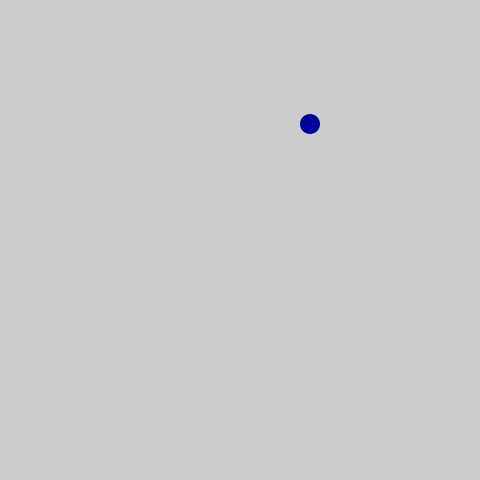
Frame 1 (no input)
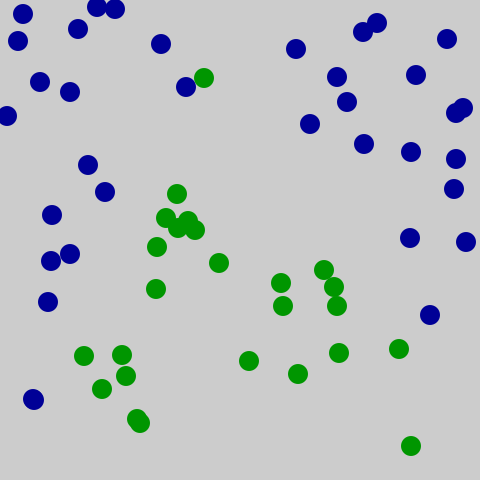
Frame 60 (the mouse pressed at the canvas centre just before this capture)
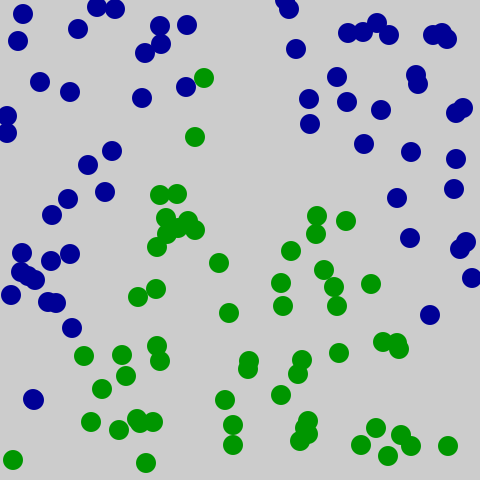
Frame 120 (the mouse held since frame 60 and released just before this capture)

The Processing sketch that drew these frames (run headless with seeded random() and noise(); from frame 60 on, the mouse is pressed at the canvas centre):

// Processing sketch: question4_c
// ── question4_c.pde
color green = color(0, 150, 0);
color blue = color(0, 0, 150);

void setup() {
  size(480, 480);
  noStroke();
  smooth();
}

void draw() {
  int x = int(random(0, 480));
  int y = int(random(0, 480));

  int cx = x - 240;  
  int cy = y - 240;

//
  
  if ( (cy - 2*cx > -240) && (cy + 2*cx > -240 )) {
    fill(green);
    ellipse(x, y, 20, 20);
  } else {
    fill(blue);
    ellipse(x, y, 20, 20);
  }
}
